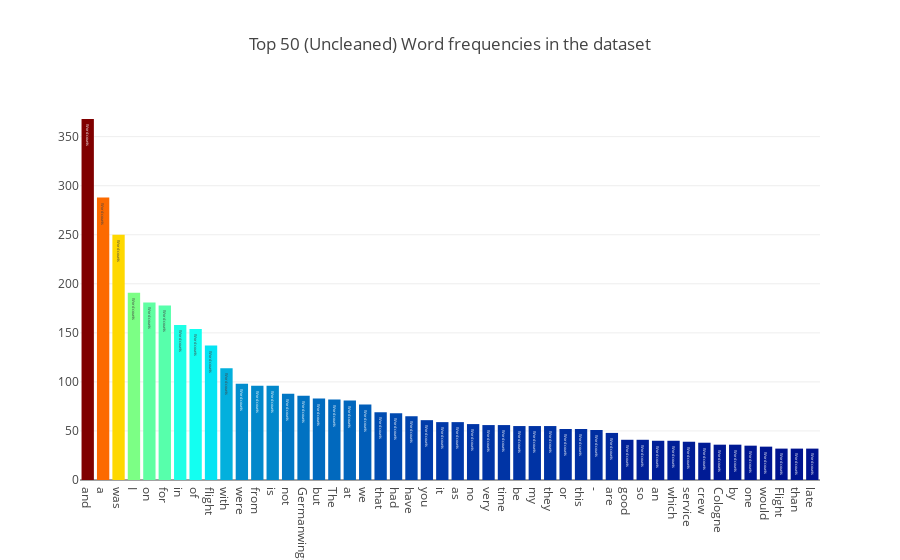

The notebook cell this image was saved under:
### Code cell
# The code is adapted from
# https://www.kaggle.com/arthurtok/spooky-nlp-and-topic-modelling-tutorial
all_words = df_review["Review"].str.split(expand=True).unstack().value_counts()
data = [go.Bar(
            x = all_words.index.values[2:50],
            y = all_words.values[2:50],
            marker= dict(colorscale='Jet',
                         color = all_words.values[2:100]
                        ),
            text='Word counts'
    )]

layout = go.Layout(
    title='Top 50 (Uncleaned) Word frequencies in the dataset'
)

fig = go.Figure(data=data, layout=layout)

py.iplot(fig, filename='basic-bar')

### Figure 1 — Plotly figure (JSON) as saved in the notebook; plotly's stock layout.template omitted (floating-point values rounded to 4 significant figures)
{"data": [{"marker": {"color": [368, 288, 250, 191, 181, 178, 158, 154, 137, 114, 98, 96, 96, 88, 86, 83, 82, 81, 77, 69, 68, 65, 61, 59, 59, 57, 56, 56, 55, 55, 55, 52, 52, 51, 48, 41, 41, 40, 40, 39, 38, 36, 36, 35, 34, 32, 32, 32, 32, 31, 31, 31, 30, 30, 30, 30, 30, 30, 30, 29, 28, 27, 27, 26, 26, 26, 25, 25, 24, 23, 23, 23, 22, 22, 22, 22, 22, 21, 21, 21, 21, 20, 20, 20, 20, 20, 20, 19, 19, 19, 19, 19, 19, 18, 18, 18, 18, 18], "colorscale": "Jet"}, "text": "Word counts", "type": "bar", "uid": "e307a0c1-213c-41d5-83d4-24caebb4fc2f", "x": ["and", "a", "was", "I", "on", "for", "in", "of", "flight", "with", "were", "from", "is", "not", "Germanwings", "but", "The", "at", "we", "that", "had", "have", "you", "it", "as", "no", "very", "time", "be", "my", "they", "or", "this", "-", "are", "good", "so", "an", "which", "service", "crew", "Cologne", "by", "one", "would", "Flight", "than", "late"], "y": [368, 288, 250, 191, 181, 178, 158, 154, 137, 114, 98, 96, 96, 88, 86, 83, 82, 81, 77, 69, 68, 65, 61, 59, 59, 57, 56, 56, 55, 55, 55, 52, 52, 51, 48, 41, 41, 40, 40, 39, 38, 36, 36, 35, 34, 32, 32, 32]}], "layout": {"title": {"text": "Top 50 (Uncleaned) Word frequencies in the dataset"}}}
